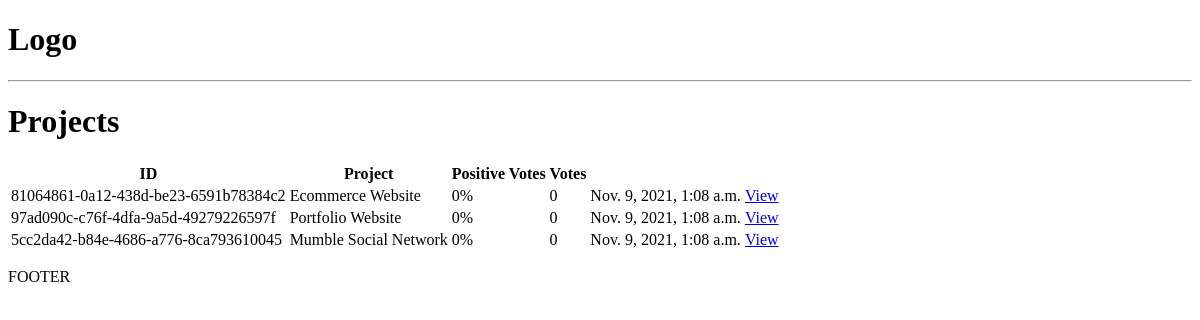
Before: / with the older database file.
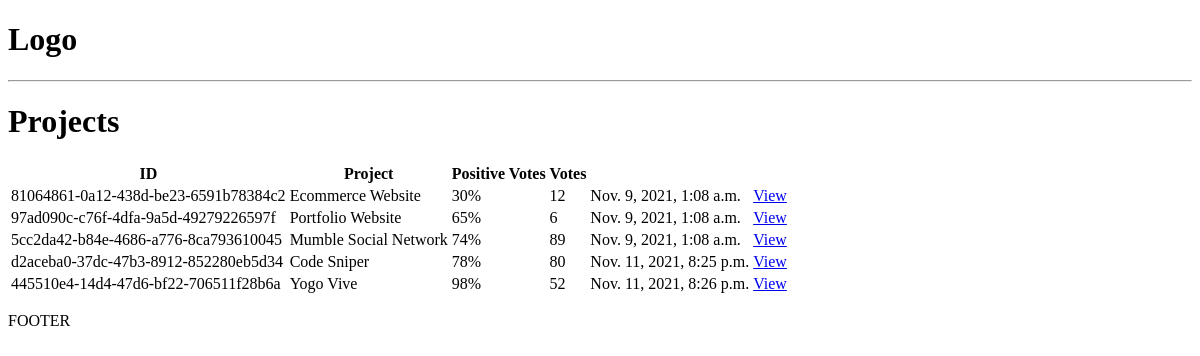
After: the same page with the newer database file.
### projects/models.py (models this page shows, shortened)
class Project(models.Model):
    title = models.CharField(max_length=200)
    description = models.TextField(null=True, blank=True)
    demo_link = models.CharField(max_length=2000, null=True, blank=True)
    source_link = models.CharField(max_length=2000, null=True, blank=True)
    tags = models.ManyToManyField('Tag', blank=True)
    vote_total = models.IntegerField(default=0, null=True, blank=True)
    vote_ratio = models.IntegerField(default=0, null=True, blank=True)
    created = models.DateTimeField(auto_now_add=True)
    id = models.UUIDField(default=uuid.uuid4, unique=True,
                          primary_key=True, editable=False)

### projects/views.py (the view)
# urls.py: path('', include('projects.urls')),
def projects(request):
    projects = Project.objects.all()
    context = {'projects': projects}
    return render(request, 'projects/projects.html', context)

### projects/templates/projects/projects.html
{% extends 'main.html' %}
{% block content %}
<h1>Projects</h1>
<table>
    <tr>
        <th>ID</th>
        <th>Project</th>
        <th>Positive Votes</th>
        <th>Votes</th>
        <th></th>
        {% for project in projects %}
            <tr>
                <td>{{project.id}}</td>
                <td>{{project.title}}</td>
                <td>{{project.vote_ratio}}%</td>
                <td>{{project.vote_total}}</td>
                <td>{{project.created}}</td>
                <td><a href="{% url 'project' project.id %}">View</a></td>
            </tr>
        {% endfor %}
    </tr>
</table>
{% endblock content %}

### templates/main.html (shortened to what this page needs)
<!DOCTYPE html>
<html>
    <head>
    </head>
    <body>
        {% include 'navbar.html' %}
        {% block content %}
        {% endblock content %}
        <p>FOOTER</p>
    </body>
</html>

### templates/navbar.html
<h1>Logo</h1>
<hr>

Changed rows visible on the page:
changed Project "81064861-0a12-438d-be23-6591b78384c2": vote_ratio "0" → "30"; vote_total "0" → "12"
changed Project "97ad090c-c76f-4dfa-9a5d-49279226597f": vote_ratio "0" → "65"; vote_total "0" → "6"
changed Project "5cc2da42-b84e-4686-a776-8ca793610045": vote_ratio "0" → "74"; vote_total "0" → "89"
added Project: id "d2aceba0-37dc-47b3-8912-852280eb5d34", title "Code Sniper", vote_ratio "78", vote_total "80", created "Nov. 11, 2021, 8:25 p.m."
added Project: id "445510e4-14d4-47d6-bf22-706511f28b6a", title "Yogo Vive", vote_ratio "98", vote_total "52", created "Nov. 11, 2021, 8:26 p.m."
